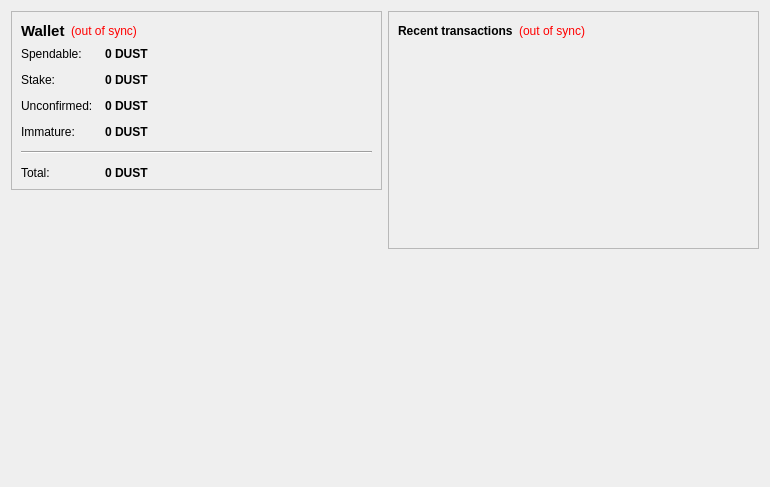
<?xml version="1.0" encoding="UTF-8"?>
<ui version="4.0">
 <class>OverviewPage</class>
 <widget class="QWidget" name="OverviewPage">
  <property name="geometry">
   <rect>
    <x>0</x>
    <y>0</y>
    <width>770</width>
    <height>487</height>
   </rect>
  </property>
  <property name="windowTitle">
   <string>Form</string>
  </property>
  <layout class="QHBoxLayout" name="horizontalLayout" stretch="1,1">
   <item>
    <layout class="QVBoxLayout" name="verticalLayout_2">
     <item>
      <widget class="QFrame" name="frame">
       <property name="frameShape">
        <enum>QFrame::StyledPanel</enum>
       </property>
       <property name="frameShadow">
        <enum>QFrame::Raised</enum>
       </property>
       <layout class="QVBoxLayout" name="verticalLayout_4">
        <item>
         <layout class="QHBoxLayout" name="horizontalLayout_4">
          <item>
           <widget class="QLabel" name="label_5">
            <property name="font">
             <font>
              <pointsize>11</pointsize>
              <weight>75</weight>
              <bold>true</bold>
             </font>
            </property>
            <property name="text">
             <string>Wallet</string>
            </property>
           </widget>
          </item>
          <item>
           <widget class="QLabel" name="labelWalletStatus">
            <property name="toolTip">
             <string>The displayed information may be out of date. Your wallet automatically synchronizes with the DustCoin network after a connection is established, but this process has not completed yet.</string>
            </property>
            <property name="styleSheet">
             <string notr="true">QLabel { color: red; }</string>
            </property>
            <property name="text">
             <string notr="true">(out of sync)</string>
            </property>
            <property name="alignment">
             <set>Qt::AlignLeading|Qt::AlignLeft|Qt::AlignVCenter</set>
            </property>
           </widget>
          </item>
          <item>
           <spacer name="horizontalSpacer_2">
            <property name="orientation">
             <enum>Qt::Horizontal</enum>
            </property>
            <property name="sizeHint" stdset="0">
             <size>
              <width>40</width>
              <height>20</height>
             </size>
            </property>
           </spacer>
          </item>
         </layout>
        </item>
        <item>
         <layout class="QFormLayout" name="formLayout_2">
          <property name="fieldGrowthPolicy">
           <enum>QFormLayout::AllNonFixedFieldsGrow</enum>
          </property>
          <property name="horizontalSpacing">
           <number>12</number>
          </property>
          <property name="verticalSpacing">
           <number>12</number>
          </property>
          <item row="0" column="0">
           <widget class="QLabel" name="label">
            <property name="text">
             <string>Spendable:</string>
            </property>
           </widget>
          </item>
          <item row="0" column="1">
           <widget class="QLabel" name="labelBalance">
            <property name="font">
             <font>
              <weight>75</weight>
              <bold>true</bold>
             </font>
            </property>
            <property name="cursor">
             <cursorShape>IBeamCursor</cursorShape>
            </property>
            <property name="toolTip">
             <string>Your current spendable balance</string>
            </property>
            <property name="text">
             <string notr="true">0 DUST</string>
            </property>
            <property name="textInteractionFlags">
             <set>Qt::LinksAccessibleByMouse|Qt::TextSelectableByKeyboard|Qt::TextSelectableByMouse</set>
            </property>
           </widget>
          </item>
          <item row="1" column="0">
           <widget class="QLabel" name="label_6">
            <property name="text">
             <string>Stake:</string>
            </property>
           </widget>
          </item>
          <item row="1" column="1">
           <widget class="QLabel" name="labelStake">
            <property name="font">
             <font>
              <weight>75</weight>
              <bold>true</bold>
             </font>
            </property>
            <property name="cursor">
             <cursorShape>IBeamCursor</cursorShape>
            </property>
            <property name="toolTip">
             <string>Total of coins that was staked, and do not yet count toward the current balance</string>
            </property>
            <property name="text">
             <string notr="true">0 DUST</string>
            </property>
            <property name="textInteractionFlags">
             <set>Qt::LinksAccessibleByMouse|Qt::TextSelectableByKeyboard|Qt::TextSelectableByMouse</set>
            </property>
           </widget>
          </item>
          <item row="2" column="0">
           <widget class="QLabel" name="label_3">
            <property name="text">
             <string>Unconfirmed:</string>
            </property>
           </widget>
          </item>
          <item row="2" column="1">
           <widget class="QLabel" name="labelUnconfirmed">
            <property name="font">
             <font>
              <weight>75</weight>
              <bold>true</bold>
             </font>
            </property>
            <property name="cursor">
             <cursorShape>IBeamCursor</cursorShape>
            </property>
            <property name="toolTip">
             <string>Total of transactions that have yet to be confirmed, and do not yet count toward the current balance</string>
            </property>
            <property name="text">
             <string notr="true">0 DUST</string>
            </property>
            <property name="textInteractionFlags">
             <set>Qt::LinksAccessibleByMouse|Qt::TextSelectableByKeyboard|Qt::TextSelectableByMouse</set>
            </property>
           </widget>
          </item>
          <item row="3" column="0">
           <widget class="QLabel" name="labelImmatureText">
            <property name="text">
             <string>Immature:</string>
            </property>
           </widget>
          </item>
          <item row="3" column="1">
           <widget class="QLabel" name="labelImmature">
            <property name="font">
             <font>
              <weight>75</weight>
              <bold>true</bold>
             </font>
            </property>
            <property name="toolTip">
             <string>Mined balance that has not yet matured</string>
            </property>
            <property name="text">
             <string notr="true">0 DUST</string>
            </property>
            <property name="textInteractionFlags">
             <set>Qt::LinksAccessibleByMouse|Qt::TextSelectableByKeyboard|Qt::TextSelectableByMouse</set>
            </property>
           </widget>
          </item>
          <item row="4" column="0" colspan="2">
           <widget class="Line" name="line">
            <property name="orientation">
             <enum>Qt::Horizontal</enum>
            </property>
           </widget>
          </item>
          <item row="5" column="0">
           <widget class="QLabel" name="labelTotalText">
            <property name="text">
             <string>Total:</string>
            </property>
           </widget>
          </item>
          <item row="5" column="1">
           <widget class="QLabel" name="labelTotal">
            <property name="font">
             <font>
              <weight>75</weight>
              <bold>true</bold>
             </font>
            </property>
            <property name="cursor">
             <cursorShape>IBeamCursor</cursorShape>
            </property>
            <property name="toolTip">
             <string>Your current total balance</string>
            </property>
            <property name="text">
             <string notr="true">0 DUST</string>
            </property>
            <property name="textInteractionFlags">
             <set>Qt::LinksAccessibleByMouse|Qt::TextSelectableByKeyboard|Qt::TextSelectableByMouse</set>
            </property>
           </widget>
          </item>
         </layout>
        </item>
       </layout>
      </widget>
     </item>
     <item>
      <spacer name="verticalSpacer">
       <property name="orientation">
        <enum>Qt::Vertical</enum>
       </property>
       <property name="sizeHint" stdset="0">
        <size>
         <width>20</width>
         <height>40</height>
        </size>
       </property>
      </spacer>
     </item>
     <item>
      <widget class="QLabel" name="label_2">
       <property name="autoFillBackground">
        <bool>true</bool>
       </property>
       <property name="text">
        <string/>
       </property>
       <property name="pixmap">
        <pixmap resource="../bitcoin.qrc">:/icons/drmbg</pixmap>
       </property>
       <property name="scaledContents">
        <bool>false</bool>
       </property>
       <property name="margin">
        <number>0</number>
       </property>
      </widget>
     </item>
    </layout>
   </item>
   <item>
    <layout class="QVBoxLayout" name="verticalLayout_3">
     <item>
      <widget class="QFrame" name="frame_2">
       <property name="frameShape">
        <enum>QFrame::StyledPanel</enum>
       </property>
       <property name="frameShadow">
        <enum>QFrame::Raised</enum>
       </property>
       <layout class="QVBoxLayout" name="verticalLayout">
        <item>
         <layout class="QHBoxLayout" name="horizontalLayout_2">
          <item>
           <widget class="QLabel" name="label_4">
            <property name="text">
             <string>&lt;b&gt;Recent transactions&lt;/b&gt;</string>
            </property>
           </widget>
          </item>
          <item>
           <widget class="QLabel" name="labelTransactionsStatus">
            <property name="toolTip">
             <string>The displayed information may be out of date. Your wallet automatically synchronizes with the DustCoin network after a connection is established, but this process has not completed yet.</string>
            </property>
            <property name="styleSheet">
             <string notr="true">QLabel { color: red; }</string>
            </property>
            <property name="text">
             <string notr="true">(out of sync)</string>
            </property>
            <property name="alignment">
             <set>Qt::AlignRight|Qt::AlignTrailing|Qt::AlignVCenter</set>
            </property>
           </widget>
          </item>
          <item>
           <spacer name="horizontalSpacer">
            <property name="orientation">
             <enum>Qt::Horizontal</enum>
            </property>
            <property name="sizeHint" stdset="0">
             <size>
              <width>40</width>
              <height>20</height>
             </size>
            </property>
           </spacer>
          </item>
         </layout>
        </item>
        <item>
         <widget class="QListView" name="listTransactions">
          <property name="styleSheet">
           <string notr="true">QListView { background: transparent; }</string>
          </property>
          <property name="frameShape">
           <enum>QFrame::NoFrame</enum>
          </property>
          <property name="verticalScrollBarPolicy">
           <enum>Qt::ScrollBarAlwaysOff</enum>
          </property>
          <property name="horizontalScrollBarPolicy">
           <enum>Qt::ScrollBarAlwaysOff</enum>
          </property>
          <property name="selectionMode">
           <enum>QAbstractItemView::NoSelection</enum>
          </property>
         </widget>
        </item>
       </layout>
      </widget>
     </item>
     <item>
      <spacer name="verticalSpacer_2">
       <property name="orientation">
        <enum>Qt::Vertical</enum>
       </property>
       <property name="sizeHint" stdset="0">
        <size>
         <width>20</width>
         <height>40</height>
        </size>
       </property>
      </spacer>
     </item>
    </layout>
   </item>
  </layout>
 </widget>
 <resources/>
 <connections/>
</ui>
